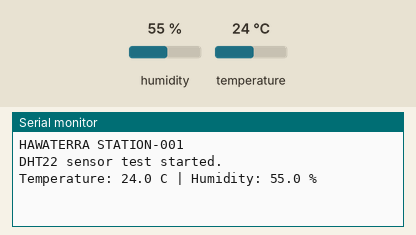
This sketch was run on a simulated Arduino Uno, built with avr-gcc and run on an emulated ATmega328P. On the bench: the last lines printed to the serial monitor. Inputs (shaded band) come from the test bench; at power-on: humidity 55 %, temperature 24 °C.

Above: at 3.2 s.
3.3 s: humidity set to 22 %
At 7.4 s:
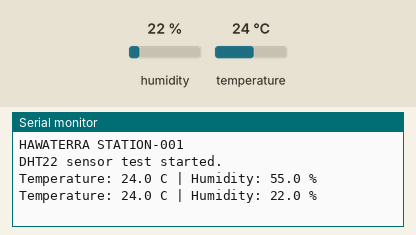
8.9 s: temperature set to 12 °C
At 12.6 s:
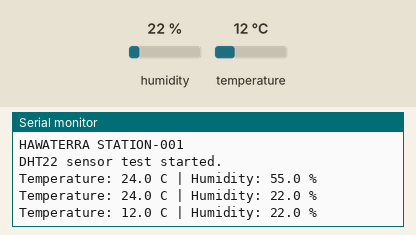
14.5 s: humidity set to 40 %
At 17.8 s:
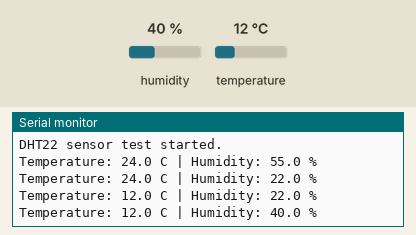
Timing chart, 0 to 19.3 s (numbered marks = the images above; inputs shaded):
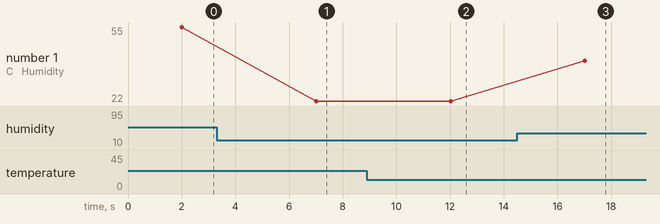

The sketch:

station-001.ino
```cpp
#include <DHT.h>

#define DHT_PIN 4
#define DHT_TYPE DHT22

DHT dht(DHT_PIN, DHT_TYPE);

void setup() {
  Serial.begin(115200);
  delay(2000);

  dht.begin();

  Serial.println();
  Serial.println("HAWATERRA STATION-001");
  Serial.println("DHT22 sensor test started.");
}

void loop() {
  float humidity = dht.readHumidity();
  float temperature = dht.readTemperature();

  if (isnan(humidity) || isnan(temperature)) {
    Serial.println("Failed to read from DHT22. Check the wiring.");
  } else {
    Serial.print("Temperature: ");
    Serial.print(temperature, 1);
    Serial.print(" C | Humidity: ");
    Serial.print(humidity, 1);
    Serial.println(" %");
  }

  delay(5000);
}
```

Measured:
- after the input at 3.3 s, the serial monitor: prints a new line after 3.7 s (image 1)
- after the input at 8.9 s, the serial monitor: prints a new line after 3.1 s (image 2)
- after the input at 14.5 s, the serial monitor: prints a new line after 2.5 s (image 3)
- plotted number 1: 22 → 40 after the input at 14.5 s
